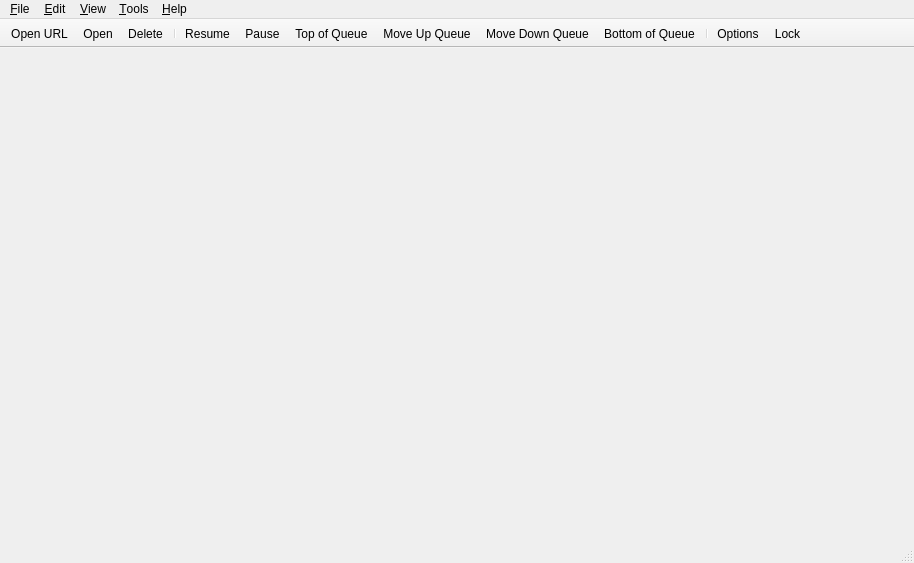
<?xml version="1.0" encoding="UTF-8"?>
<ui version="4.0">
 <class>MainWindow</class>
 <widget class="QMainWindow" name="MainWindow">
  <property name="geometry">
   <rect>
    <x>0</x>
    <y>0</y>
    <width>914</width>
    <height>563</height>
   </rect>
  </property>
  <property name="contextMenuPolicy">
   <enum>Qt::CustomContextMenu</enum>
  </property>
  <widget class="QWidget" name="centralWidget">
   <layout class="QVBoxLayout" name="centralWidgetLayout">
    <property name="leftMargin">
     <number>7</number>
    </property>
    <property name="topMargin">
     <number>3</number>
    </property>
    <property name="rightMargin">
     <number>5</number>
    </property>
    <property name="bottomMargin">
     <number>0</number>
    </property>
   </layout>
  </widget>
  <widget class="QMenuBar" name="menubar">
   <property name="geometry">
    <rect>
     <x>0</x>
     <y>0</y>
     <width>914</width>
     <height>22</height>
    </rect>
   </property>
   <widget class="QMenu" name="menuEdit">
    <property name="title">
     <string>&amp;Edit</string>
    </property>
    <addaction name="actionStart"/>
    <addaction name="actionPause"/>
    <addaction name="actionStartAll"/>
    <addaction name="actionPauseAll"/>
    <addaction name="separator"/>
    <addaction name="actionDelete"/>
    <addaction name="actionTopQueuePos"/>
    <addaction name="actionIncreaseQueuePos"/>
    <addaction name="actionDecreaseQueuePos"/>
    <addaction name="actionBottomQueuePos"/>
   </widget>
   <widget class="QMenu" name="menuHelp">
    <property name="title">
     <string>&amp;Help</string>
    </property>
    <addaction name="actionDocumentation"/>
    <addaction name="actionCheckForUpdates"/>
    <addaction name="separator"/>
    <addaction name="actionDonateMoney"/>
    <addaction name="actionAbout"/>
   </widget>
   <widget class="QMenu" name="menuOptions">
    <property name="title">
     <string>&amp;Tools</string>
    </property>
    <widget class="QMenu" name="menuAutoShutdownOnDownloadsCompletion">
     <property name="title">
      <string>On Downloads &amp;Done</string>
     </property>
     <addaction name="actionAutoShutdownDisabled"/>
     <addaction name="actionAutoExit"/>
     <addaction name="actionAutoSuspend"/>
     <addaction name="actionAutoHibernate"/>
     <addaction name="actionAutoShutdown"/>
    </widget>
    <addaction name="actionCreateTorrent"/>
    <addaction name="separator"/>
    <addaction name="actionManageCookies"/>
    <addaction name="actionOptions"/>
    <addaction name="separator"/>
    <addaction name="menuAutoShutdownOnDownloadsCompletion"/>
   </widget>
   <widget class="QMenu" name="menuFile">
    <property name="title">
     <string>&amp;File</string>
    </property>
    <addaction name="actionOpen"/>
    <addaction name="actionDownloadFromURL"/>
    <addaction name="actionCloseWindow"/>
    <addaction name="separator"/>
    <addaction name="actionExit"/>
   </widget>
   <widget class="QMenu" name="menuView">
    <property name="title">
     <string>&amp;View</string>
    </property>
    <widget class="QMenu" name="menuLog">
     <property name="title">
      <string>&amp;Log</string>
     </property>
     <addaction name="actionExecutionLogs"/>
     <addaction name="separator"/>
     <addaction name="actionNormalMessages"/>
     <addaction name="actionInformationMessages"/>
     <addaction name="actionWarningMessages"/>
     <addaction name="actionCriticalMessages"/>
    </widget>
    <addaction name="separator"/>
    <addaction name="actionTopToolBar"/>
    <addaction name="actionShowStatusbar"/>
    <addaction name="actionSpeedInTitleBar"/>
    <addaction name="separator"/>
    <addaction name="actionSearchWidget"/>
    <addaction name="actionRSSReader"/>
    <addaction name="menuLog"/>
    <addaction name="separator"/>
    <addaction name="actionStatistics"/>
    <addaction name="separator"/>
    <addaction name="actionLock"/>
   </widget>
   <addaction name="menuFile"/>
   <addaction name="menuEdit"/>
   <addaction name="menuView"/>
   <addaction name="menuOptions"/>
   <addaction name="menuHelp"/>
  </widget>
  <widget class="QToolBar" name="toolBar">
   <property name="movable">
    <bool>false</bool>
   </property>
   <property name="orientation">
    <enum>Qt::Horizontal</enum>
   </property>
   <property name="toolButtonStyle">
    <enum>Qt::ToolButtonFollowStyle</enum>
   </property>
   <property name="floatable">
    <bool>false</bool>
   </property>
   <attribute name="toolBarArea">
    <enum>TopToolBarArea</enum>
   </attribute>
   <attribute name="toolBarBreak">
    <bool>false</bool>
   </attribute>
   <addaction name="actionDownloadFromURL"/>
   <addaction name="actionOpen"/>
   <addaction name="actionDelete"/>
   <addaction name="separator"/>
   <addaction name="actionStart"/>
   <addaction name="actionPause"/>
   <addaction name="actionTopQueuePos"/>
   <addaction name="actionIncreaseQueuePos"/>
   <addaction name="actionDecreaseQueuePos"/>
   <addaction name="actionBottomQueuePos"/>
   <addaction name="separator"/>
   <addaction name="actionOptions"/>
   <addaction name="actionLock"/>
  </widget>
  <widget class="QStatusBar" name="statusBar"/>
  <action name="actionOpen">
   <property name="text">
    <string>&amp;Add Torrent File...</string>
   </property>
   <property name="iconText">
    <string>Open</string>
   </property>
  </action>
  <action name="actionExit">
   <property name="text">
    <string>E&amp;xit</string>
   </property>
  </action>
  <action name="actionOptions">
   <property name="text">
    <string>&amp;Options...</string>
   </property>
  </action>
  <action name="actionAbout">
   <property name="text">
    <string>&amp;About</string>
   </property>
  </action>
  <action name="actionStart">
   <property name="text">
    <string>&amp;Resume</string>
   </property>
  </action>
  <action name="actionPause">
   <property name="text">
    <string>&amp;Pause</string>
   </property>
  </action>
  <action name="actionStartAll">
   <property name="text">
    <string>R&amp;esume All</string>
   </property>
  </action>
  <action name="actionPauseAll">
   <property name="text">
    <string>P&amp;ause All</string>
   </property>
  </action>
  <action name="actionDelete">
   <property name="text">
    <string>&amp;Delete</string>
   </property>
  </action>
  <action name="actionDownloadFromURL">
   <property name="text">
    <string>Add Torrent &amp;Link...</string>
   </property>
   <property name="iconText">
    <string>Open URL</string>
   </property>
  </action>
  <action name="actionCreateTorrent">
   <property name="text">
    <string>Torrent &amp;Creator</string>
   </property>
  </action>
  <action name="actionDocumentation">
   <property name="text">
    <string>&amp;Documentation</string>
   </property>
  </action>
  <action name="actionSetGlobalSpeedLimits">
   <property name="text">
    <string>Set Global Speed Limits...</string>
   </property>
  </action>
  <action name="actionBottomQueuePos">
   <property name="text">
    <string>Bottom of Queue</string>
   </property>
   <property name="toolTip">
    <string>Move to the bottom of the queue</string>
   </property>
   <property name="visible">
    <bool>true</bool>
   </property>
  </action>
  <action name="actionTopQueuePos">
   <property name="text">
    <string>Top of Queue</string>
   </property>
   <property name="toolTip">
    <string>Move to the top of the queue</string>
   </property>
   <property name="visible">
    <bool>true</bool>
   </property>
  </action>
  <action name="actionDecreaseQueuePos">
   <property name="text">
    <string>Move Down Queue</string>
   </property>
   <property name="toolTip">
    <string>Move down in the queue</string>
   </property>
   <property name="visible">
    <bool>true</bool>
   </property>
  </action>
  <action name="actionIncreaseQueuePos">
   <property name="text">
    <string>Move Up Queue</string>
   </property>
   <property name="toolTip">
    <string>Move up in the queue</string>
   </property>
   <property name="visible">
    <bool>true</bool>
   </property>
  </action>
  <action name="actionUseAlternativeSpeedLimits">
   <property name="checkable">
    <bool>true</bool>
   </property>
   <property name="text">
    <string>Alternative Speed Limits</string>
   </property>
   <property name="toolTip">
    <string>Alternative Speed Limits</string>
   </property>
  </action>
  <action name="actionTopToolBar">
   <property name="checkable">
    <bool>true</bool>
   </property>
   <property name="text">
    <string>&amp;Top Toolbar</string>
   </property>
   <property name="toolTip">
    <string>Display Top Toolbar</string>
   </property>
  </action>
  <action name="actionShowStatusbar">
   <property name="checkable">
    <bool>true</bool>
   </property>
   <property name="text">
    <string>Status &amp;Bar</string>
   </property>
  </action>
  <action name="actionSpeedInTitleBar">
   <property name="checkable">
    <bool>true</bool>
   </property>
   <property name="text">
    <string>S&amp;peed in Title Bar</string>
   </property>
   <property name="toolTip">
    <string>Show Transfer Speed in Title Bar</string>
   </property>
  </action>
  <action name="actionRSSReader">
   <property name="checkable">
    <bool>true</bool>
   </property>
   <property name="text">
    <string>&amp;RSS Reader</string>
   </property>
  </action>
  <action name="actionSearchWidget">
   <property name="checkable">
    <bool>true</bool>
   </property>
   <property name="text">
    <string>Search &amp;Engine</string>
   </property>
  </action>
  <action name="actionLock">
   <property name="text">
    <string>L&amp;ock qSneedTorrent</string>
   </property>
   <property name="iconText">
    <string>Lock</string>
   </property>
   <property name="shortcut">
    <string notr="true">Ctrl+L</string>
   </property>
  </action>
  <action name="actionDonateMoney">
   <property name="text">
    <string>Do&amp;nate!</string>
   </property>
   <property name="toolTip">
    <string>If you like qSneedTorrent, please donate!</string>
   </property>
  </action>
  <action name="actionAutoExit">
   <property name="checkable">
    <bool>true</bool>
   </property>
   <property name="text">
    <string>&amp;Exit qSneedTorrent</string>
   </property>
  </action>
  <action name="actionAutoSuspend">
   <property name="checkable">
    <bool>true</bool>
   </property>
   <property name="text">
    <string>&amp;Suspend System</string>
   </property>
  </action>
  <action name="actionAutoHibernate">
   <property name="checkable">
    <bool>true</bool>
   </property>
   <property name="text">
    <string>&amp;Hibernate System</string>
   </property>
  </action>
  <action name="actionAutoShutdown">
   <property name="checkable">
    <bool>true</bool>
   </property>
   <property name="text">
    <string>S&amp;hutdown System</string>
   </property>
  </action>
  <action name="actionAutoShutdownDisabled">
   <property name="checkable">
    <bool>true</bool>
   </property>
   <property name="text">
    <string>&amp;Do nothing</string>
   </property>
  </action>
  <action name="actionToggleVisibility">
   <property name="text">
    <string>Show</string>
   </property>
  </action>
  <action name="actionMinimize">
   <property name="text">
    <string notr="true">Minimize</string>
   </property>
  </action>
  <action name="actionStatistics">
   <property name="text">
    <string>&amp;Statistics</string>
   </property>
  </action>
  <action name="actionCheckForUpdates">
   <property name="text">
    <string>Check for Updates</string>
   </property>
   <property name="toolTip">
    <string>Check for Program Updates</string>
   </property>
  </action>
  <action name="actionManageCookies">
   <property name="text">
    <string>Manage Cookies...</string>
   </property>
   <property name="toolTip">
    <string>Manage stored network cookies</string>
   </property>
  </action>
  <action name="actionExecutionLogs">
   <property name="checkable">
    <bool>true</bool>
   </property>
   <property name="text">
    <string>Show</string>
   </property>
  </action>
  <action name="actionNormalMessages">
   <property name="checkable">
    <bool>true</bool>
   </property>
   <property name="text">
    <string>Normal Messages</string>
   </property>
  </action>
  <action name="actionInformationMessages">
   <property name="checkable">
    <bool>true</bool>
   </property>
   <property name="text">
    <string>Information Messages</string>
   </property>
  </action>
  <action name="actionWarningMessages">
   <property name="checkable">
    <bool>true</bool>
   </property>
   <property name="text">
    <string>Warning Messages</string>
   </property>
  </action>
  <action name="actionCriticalMessages">
   <property name="checkable">
    <bool>true</bool>
   </property>
   <property name="text">
    <string>Critical Messages</string>
   </property>
  </action>
  <action name="actionCloseWindow">
   <property name="text">
    <string>Close Window</string>
   </property>
  </action>
 </widget>
 <resources/>
 <connections/>
</ui>
